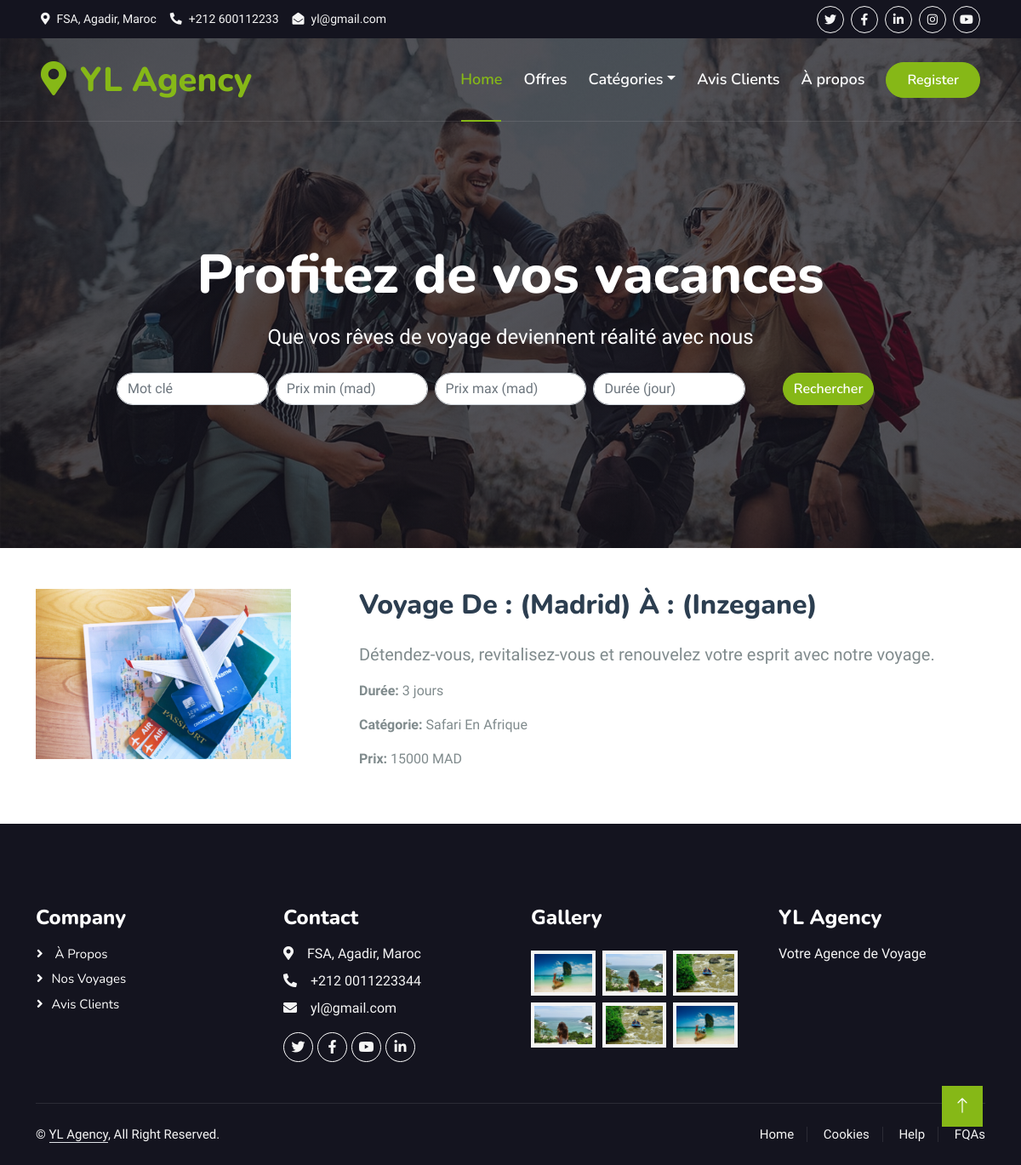
Screenshot of /testapp/details_voy/10 with the database file from the repository.
### testapp/models.py (models this page shows, shortened)
class voyage(models.Model):
    image = models.ImageField(upload_to='voyage_images/', null=True, blank=True)
    ville_origine = models.CharField(max_length=50,blank=True)
    ville_destination = models.CharField(max_length=50,blank=True)
    date_aller = models.DateField(null=True,blank=True)
    date_retour = models.DateField(null=True,blank=True)
    description = models.CharField(max_length=300, blank=True)
    prix = models.IntegerField(default=0)
    nombre_personnes = models.IntegerField(default=1)
    categorie = models.ForeignKey(categorieVoyage, on_delete=models.CASCADE, default=1)
    duration = models.IntegerField(null=True, blank=True)
    hotel = models.ForeignKey(Hotel, on_delete=models.CASCADE, null=True, blank=True)
    vols = models.ForeignKey(Vols, on_delete=models.CASCADE, null=True, blank=True)

class categorieVoyage(models.Model):
    image = models.ImageField(upload_to='voyage_images/', null=True, blank=True)
    titre_categ = models.CharField(max_length=50, blank=True)
    description_categ = models.CharField(max_length=300, blank=True)
    description_courte = models.CharField(max_length=100, blank=True, null=True)
    reduction_percent = models.PositiveIntegerField(default=0)
    def __str__(self):
        return self.titre_categ

### testapp/views.py (the view)
# urls.py: path('details_voy/<int:voyage_id>', views.detail_voy, name='details_voy'),
def detail_voy(request, voyage_id):
    voyagey = get_object_or_404(voyage, pk=voyage_id)
    return render(request, 'details_voy.html', {'voyagey': voyagey})

### testapp/templates/details_voy.html (shortened to what this page needs)
{% load static %}
<!DOCTYPE html>
<html lang="en">
<head>
    <link href="https://cdnjs.cloudflare.com/ajax/libs/font-awesome/5.10.0/css/all.min.css" rel="stylesheet">
    <link href="https://cdn.jsdelivr.net/npm/bootstrap-icons@1.4.1/font/bootstrap-icons.css" rel="stylesheet">
    <link href="{% static 'lib/animate/animate.min.css'%}" rel="stylesheet">
    <link href="{% static 'lib/owlcarousel/assets/owl.carousel.min.css'%}" rel="stylesheet">
    <link href="{% static 'lib/tempusdominus/css/tempusdominus-bootstrap-4.min.css'%}" rel="stylesheet" />
    <link href="{% static 'css/bootstrap.min.css'%}" rel="stylesheet">
    <link href="{% static 'css/style.css'%}" rel="stylesheet">
</head>
<body>
    <div class="container-fluid bg-dark px-5 d-none d-lg-block">
        <div class="row gx-0">
            <div class="col-lg-8 text-center text-lg-start mb-2 mb-lg-0">
                <div class="d-inline-flex align-items-center" style="height: 45px;">
                    <small class="me-3 text-light"><i class="fa fa-map-marker-alt me-2"></i>FSA, Agadir, Maroc</small>
                    <small class="me-3 text-light"><i class="fa fa-phone-alt me-2"></i>+212 600112233</small>
                    <small class="text-light"><i class="fa fa-envelope-open me-2"></i>yl@gmail.com</small>
                </div>
            </div>
            <div class="col-lg-4 text-center text-lg-end">
                <div class="d-inline-flex align-items-center" style="height: 45px;">
                    <a class="btn btn-sm btn-outline-light btn-sm-square rounded-circle me-2" href=""><i class="fab fa-twitter fw-normal"></i></a>
                    <a class="btn btn-sm btn-outline-light btn-sm-square rounded-circle me-2" href=""><i class="fab fa-facebook-f fw-normal"></i></a>
                    <a class="btn btn-sm btn-outline-light btn-sm-square rounded-circle me-2" href=""><i class="fab fa-linkedin-in fw-normal"></i></a>
                    <a class="btn btn-sm btn-outline-light btn-sm-square rounded-circle me-2" href=""><i class="fab fa-instagram fw-normal"></i></a>
                    <a class="btn btn-sm btn-outline-light btn-sm-square rounded-circle" href=""><i class="fab fa-youtube fw-normal"></i></a>
                </div>
            </div>
        </div>
    </div>
    <div class="container-fluid position-relative p-0">
        <nav class="navbar navbar-expand-lg navbar-light px-4 px-lg-5 py-3 py-lg-0">
            <a href="" class="navbar-brand p-0">
                <h1 class="text-primary m-0"><i class="fa fa-map-marker-alt me-3"></i>YL Agency</h1>
            </a>
            <div class="collapse navbar-collapse" id="navbarCollapse">
                <div class="navbar-nav ms-auto py-0">
                    <a href="{% url 'testapp:home' %}" class="nav-item nav-link active">Home</a>
                    <a href="{% url 'testapp:package' %}" class="nav-item nav-link">Offres</a>
                    <div class="nav-item dropdown">
                        <a href="#" class="nav-link dropdown-toggle" data-bs-toggle="dropdown">Catégories</a>
                    </div>
                    <a href="{% url 'testapp:service' %}" class="nav-item nav-link">Avis Clients</a>
                    <a href="{% url 'testapp:about' %}" class="nav-item nav-link">À propos</a>
                </div>
                <a href="{% url 'testapp:signup' %}" class="btn btn-primary rounded-pill py-2 px-4">Register</a>
            </div>
        </nav>
        <div class="container-fluid bg-primary py-5 mb-5 hero-header">
            <div class="container py-5">
                <div class="row justify-content-center py-5">
                    <div class="col-lg-10 pt-lg-5 mt-lg-5 text-center">
                        <h1 class="display-3 text-white mb-3 animated slideInDown">Profitez de vos vacances</h1>
                        <p class="fs-4 text-white mb-4 animated slideInDown">Que vos rêves de voyage deviennent réalité avec nous</p>
                        <div class="row mb-4">
                            <form method="GET" action="{% url 'user:recherche_voyages' %}">
                                <div class="row g-2">
                                    <div class="col-md">
                                        <input type="text" class="form-control rounded-pill" name="mot" placeholder="Mot clé">
                                    </div>
                                    <div class="col-md">
                                        <input type="number" class="form-control rounded-pill" name="prix_min" placeholder="Prix min (mad)">
                                    </div>
                                    <div class="col-md">
                                        <input type="number" class="form-control rounded-pill" name="prix_max" placeholder="Prix max (mad)">
                                    </div>
                                    <div class="col-md">
                                        <input type="number" class="form-control rounded-pill" name="duree" placeholder="Durée (jour)">
                                    </div>
                                    <div class="col-md">
                                        <button type="submit" class="btn btn-primary rounded-pill">Rechercher</button>
                                    </div>
                                </div>
                            </form>
                        </div>
                    </div>
                </div>
            </div>
        </div>
    </div>
    <div class="container my-5">
        <div class="row">
            <div class="col-md-4">
                {% if voyagey.image %}
                <img src="{{ voyagey.image.url }}" alt="{{ voyagey.ville_destination }}" class="img-fluid" style="width: 300px; height: 200px;">
                {% endif %}
            </div>
            <div class="col-md-8">
                <h2 class="mb-4">Voyage De : ({{ voyagey.ville_origine }}) À : ({{ voyagey.ville_destination }})</h2>
                <p class="lead">{{ voyagey.description }}</p>
                <p><strong>Durée:</strong> {{ voyagey.duration }} jours</p>
                <p><strong>Catégorie:</strong> {{ voyagey.categorie }}</p>
                <p><strong>Prix:</strong> {{ voyagey.prix }} MAD</p>
            </div>
        </div>
    </div>
    <div class="container-fluid bg-dark text-light footer pt-5 mt-5 wow fadeIn" data-wow-delay="0.1s">
        <div class="container py-5">
            <div class="row g-5">
                <div class="col-lg-3 col-md-6">
                    <h4 class="text-white mb-3">Company</h4>
                    <a class="btn btn-link" href="{% url 'testapp:about' %}"> À propos </a>
                    <a class="btn btn-link" href="{% url 'testapp:package' %}">Nos Voyages</a>
                    <a class="btn btn-link" href="{% url 'testapp:service' %}">Avis Clients</a>
                </div>
                <div class="col-lg-3 col-md-6">
                    <h4 class="text-white mb-3">Contact</h4>
                    <p class="mb-2"><i class="fa fa-map-marker-alt me-3"></i>FSA, Agadir, Maroc</p>
                    <p class="mb-2"><i class="fa fa-phone-alt me-3"></i>+212 0011223344</p>
                    <p class="mb-2"><i class="fa fa-envelope me-3"></i>yl@gmail.com</p>
                    <div class="d-flex pt-2">
                        <a class="btn btn-outline-light btn-social" href=""><i class="fab fa-twitter"></i></a>
                        <a class="btn btn-outline-light btn-social" href=""><i class="fab fa-facebook-f"></i></a>
                        <a class="btn btn-outline-light btn-social" href=""><i class="fab fa-youtube"></i></a>
                        <a class="btn btn-outline-light btn-social" href=""><i class="fab fa-linkedin-in"></i></a>
                    </div>
                </div>
                <div class="col-lg-3 col-md-6">
                    <h4 class="text-white mb-3">Gallery</h4>
                    <div class="row g-2 pt-2">
                        <div class="col-4">
                            <img class="img-fluid bg-light p-1" src="{% static 'img/package-1.jpg'%}" alt="">
                        </div>
                        <div class="col-4">
                            <img class="img-fluid bg-light p-1" src="{% static 'img/package-2.jpg'%}" alt="">
                        </div>
                        <div class="col-4">
                            <img class="img-fluid bg-light p-1" src="{% static 'img/package-3.jpg'%}" alt="">
                        </div>
                        <div class="col-4">
                            <img class="img-fluid bg-light p-1" src="{% static 'img/package-2.jpg'%}" alt="">
                        </div>
                        <div class="col-4">
                            <img class="img-fluid bg-light p-1" src="{% static 'img/package-3.jpg'%}" alt="">
                        </div>
                        <div class="col-4">
                            <img class="img-fluid bg-light p-1" src="{% static 'img/package-1.jpg'%}" alt="">
                        </div>
                    </div>
                </div>
                <div class="col-lg-3 col-md-6">
                    <h4 class="text-white mb-3">YL Agency</h4>
                    <p>Votre Agence de Voyage</p>
                </div>
            </div>
        </div>
        <div class="container">
            <div class="copyright">
                <div class="row">
                    <div class="col-md-6 text-center text-md-start mb-3 mb-md-0">
                        &copy; <a class="border-bottom" href="https://freewebsitecode.com">YL Agency</a>, All Right Reserved.
                    </div>
                    <div class="col-md-6 text-center text-md-end">
                        <div class="footer-menu">
                            <a href="">Home</a>
                            <a href="">Cookies</a>
                            <a href="">Help</a>
                            <a href="">FQAs</a>
                        </div>
                    </div>
                </div>
            </div>
        </div>
    </div>
    <a href="#" class="btn btn-lg btn-primary btn-lg-square back-to-top"><i class="bi bi-arrow-up"></i></a>
</body>
</html>

### testapp/static/css/style.css (style rules this page uses)
:root { --primary: #86B817; --secondary: #FE8800; --light: #F5F5F5; --dark: #14141F; }
.back-to-top { position: fixed; display: none; right: 45px; bottom: 45px; z-index: 99; }
.btn { font-family: 'Nunito', sans-serif; font-weight: 600; transition: .5s; }
.btn.btn-primary, .btn.btn-secondary { color: #FFFFFF; }
.btn-sm-square { width: 32px; height: 32px; }
.btn-lg-square { width: 48px; height: 48px; }
.btn-square, .btn-sm-square, .btn-lg-square { padding: 0; display: flex; align-items: center; justify-content: center; font-weight: normal; border-radius: 0px; }
.navbar-light .navbar-nav .nav-link { font-family: 'Nunito', sans-serif; position: relative; margin-right: 25px; padding: 35px 0; color: #FFFFFF !important; font-size: 18px; font-weight: 600; outline: none; transition: .5s; }
.navbar-light .navbar-nav .nav-link:hover, .navbar-light .navbar-nav .nav-link.active { color: var(--primary) !important; }
@media (min-width: 992px) { .navbar-light { position: absolute; width: 100%; top: 0; left: 0; border-bottom: 1px solid rgba(256, 256, 256, .1); z-index: 999; } }
@media (min-width: 992px) { .navbar-light .navbar-nav .nav-link::before { position: absolute; content: ""; width: 0; height: 2px; bottom: -1px; left: 50%; background: var(--primary); transition: .5s; } }
@media (min-width: 992px) { .navbar-light .navbar-nav .nav-link:hover::before, .navbar-light .navbar-nav .nav-link.active::before { width: calc(100% - 2px); left: 1px; } }
.hero-header { background: linear-gradient(rgba(20, 20, 31, .7), rgba(20, 20, 31, .7)), url(../img/bg-hero.jpg); background-position: center center; background-repeat: no-repeat; background-size: cover; }
.footer .btn.btn-social { margin-right: 5px; width: 35px; height: 35px; display: flex; align-items: center; justify-content: center; color: var(--light); font-weight: normal; border: 1px solid #FFFFFF; border-radius: 35px; transition: .3s; }
.footer .btn.btn-link { display: block; margin-bottom: 5px; padding: 0; text-align: left; color: #FFFFFF; font-size: 15px; font-weight: normal; text-transform: capitalize; transition: .3s; }
.footer .btn.btn-link::before { position: relative; content: "\f105"; font-family: "Font Awesome 5 Free"; font-weight: 900; margin-right: 10px; }
.footer .copyright { padding: 25px 0; font-size: 15px; border-top: 1px solid rgba(256, 256, 256, .1); }
.footer .copyright a { color: var(--light); }
.footer .footer-menu a { margin-right: 15px; padding-right: 15px; border-right: 1px solid rgba(255, 255, 255, .1); }
.footer .footer-menu a:last-child { margin-right: 0; padding-right: 0; border-right: none; }

### rows the page displays
voyage: image (picture), ville_origine "Madrid", ville_destination "Inzegane", description "Détendez-vous, revitalisez-vous et renouvelez votre esprit avec notre voyage.", duration "3", categorie "Safari En Afrique", prix "15000"
